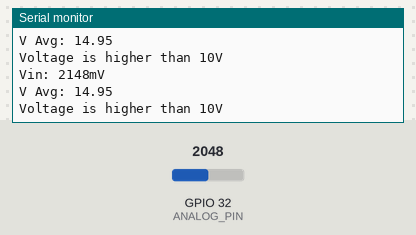
Recording of a sketch running on a simulated ESP32. Shown: the last lines printed to the serial monitor. The inputs (shaded band) are chosen by the test bench; at power-on: GPIO 32 (ANALOG_PIN) = 2048.

Above: at 1.7 s.
1.8 s: GPIO 32 (ANALOG_PIN) set to 1308
At 2.7 s:
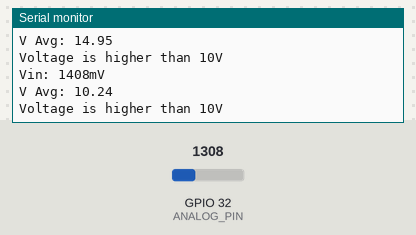
3.3 s: GPIO 32 (ANALOG_PIN) set to 1221
At 3.7 s:
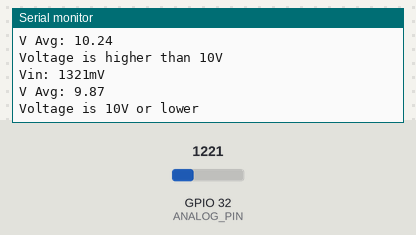
Timing chart, 0 to 6.3 s (numbered marks = the images above; inputs shaded):
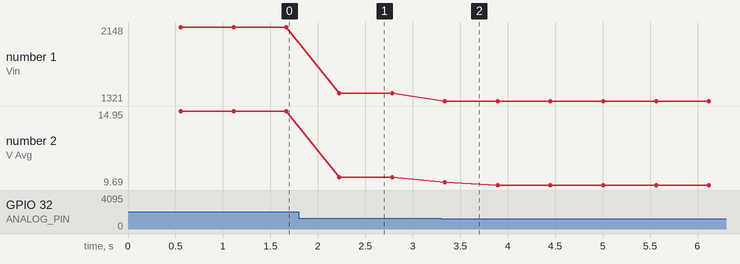

Measured:
- the behaviour switches between 1270 and 1269 on GPIO 32 (ANALOG_PIN) (found by bisection; images 1 and 2)
- after the input at 1.8 s, the serial monitor: prints a new line after 0.43 s (image 1)
- after the input at 3.3 s, the serial monitor: prints a new line at once (image 2)
- plotted number 1: 2148 → 1408 after the input at 1.8 s, 1408 → 1321 after the input at 3.3 s
- plotted number 2: 14.95 → 10.24 after the input at 1.8 s, 10.24 → 9.69 after the input at 3.3 s

The sketch:

ESP32_VoltageDivider_Test1.ino
```cpp
const float ESPVCC = 3.3; // Voltage of your Arduino
const unsigned long VALUE_R1 = 21500;
const unsigned long VALUE_R2 = 3280;
const double VOLTAGE_SOURCE = 25.4;
const int ANALOG_PIN = 32;
const int INPUT_RESOLUTION = 4096;
const int AVERAGE_OF = 500;

int analogValue;
int voltageMillivolts;
float voltage;
float calibration;
float averageVoltage; // Global variable for average voltage
char voltageString[10]; // Global variable for voltage string

void setup() {
  Serial.begin(115200);
  delay(500);
}

void loop() {
  averageVoltage = getVoltageAverage();
  snprintf(voltageString, sizeof(voltageString), "%.2f", averageVoltage); // Convert average voltage to string for display

  Serial.print("Vin: ");
  Serial.print(voltageMillivolts);
  Serial.println("mV");

  Serial.print("V Avg: ");
  Serial.println(voltageString); // Print the string

  // Example of using averageVoltage in an if-else statement
  if (averageVoltage > 10.0) {
    Serial.println("Voltage is higher than 10V");
  } else {
    Serial.println("Voltage is 10V or lower");
  }

  delay(500);
}

void readVoltage() {
  analogValue = analogRead(ANALOG_PIN);
  voltageMillivolts = analogValue + 100;

  float sensedVoltage = voltageMillivolts * (ESPVCC / (float)INPUT_RESOLUTION);
  voltage = sensedVoltage / ((float)VALUE_R2 / ((float)VALUE_R1 + (float)VALUE_R2));
  calibration = (1.0447 * voltage) + 1.2885;
}

float getVoltageAverage() {
  float tempAverageVoltage = 0;
  for (int i = 0; i < AVERAGE_OF; i++) {
    readVoltage();
    tempAverageVoltage += calibration;
  }
  return tempAverageVoltage / AVERAGE_OF;
}
```
